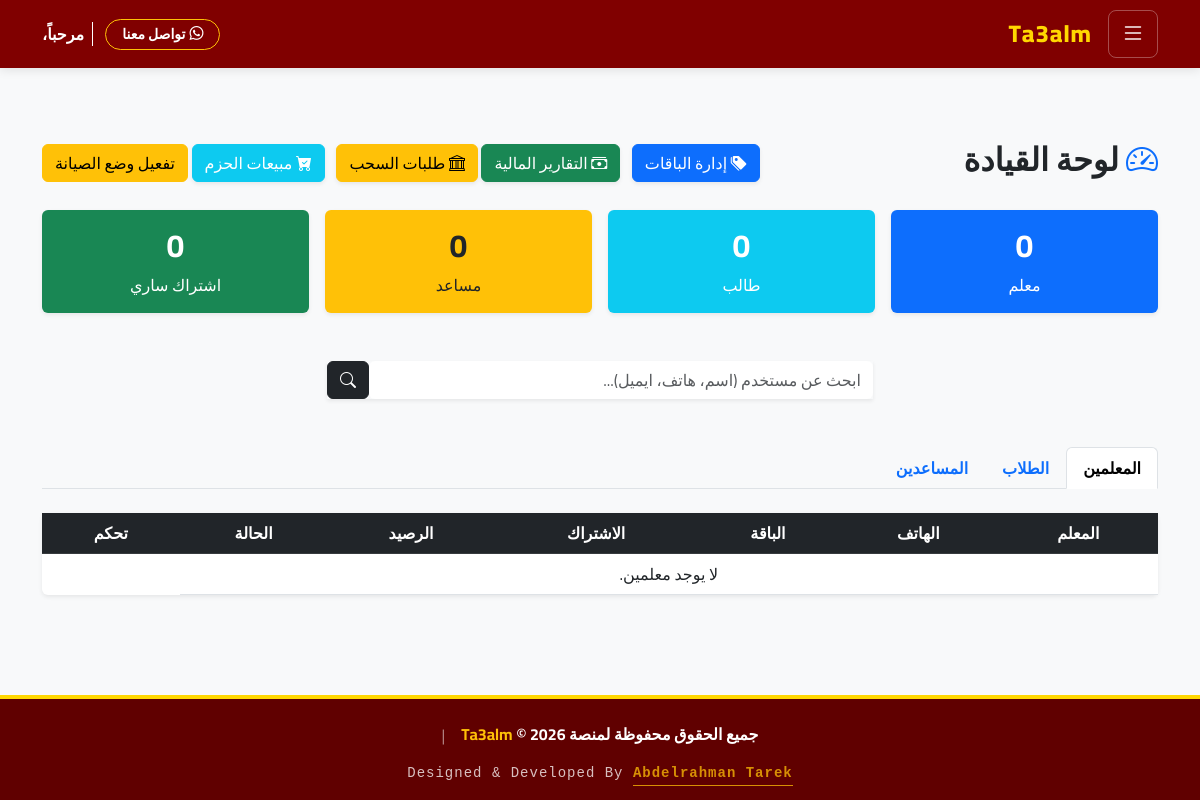
Before: /owner/dashboard/ (signed in) with the older database file.
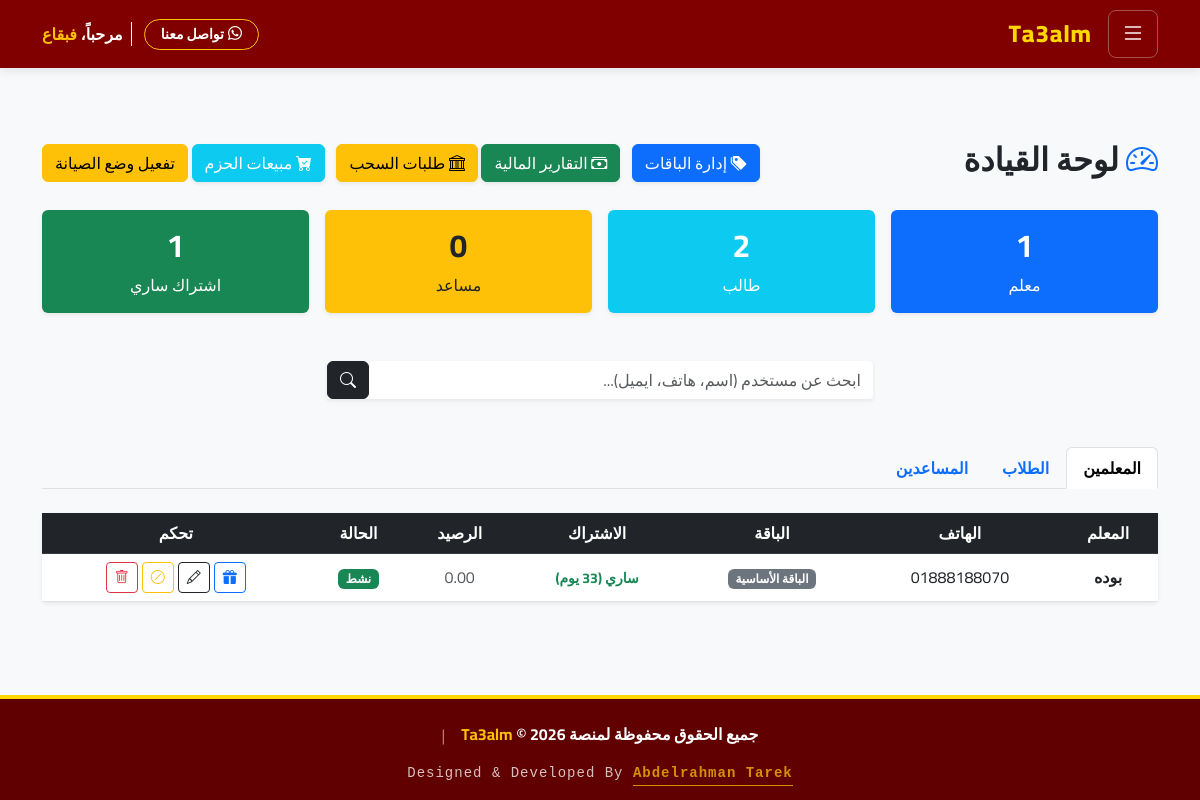
After: the same page with the newer database file.
### accounts/models.py (models this page shows, shortened)
class User(AbstractUser):
    role = models.CharField(max_length=20, choices=ROLE_CHOICES, default='student', verbose_name=_('نوع المستخدم'))
    phone = models.CharField(max_length=15, blank=True, null=True, verbose_name=_('رقم الهاتف'))
    national_id = models.CharField(max_length=14, blank=True, null=True, unique=True, verbose_name=_('الرقم القومي'))
    custom_id = models.CharField(max_length=10, blank=True, null=True, unique=True, verbose_name=_('كود المستخدم'))
    is_banned = models.BooleanField(default=False, verbose_name=_('محظور'))

### teachers/models.py (models this page shows, shortened)
class TeacherProfile(models.Model):
    user = models.OneToOneField(settings.AUTH_USER_MODEL, on_delete=models.CASCADE, related_name='teacher_profile')
    bio = models.TextField(blank=True, verbose_name=_('نبذة عن المعلم'))
    subject = models.ForeignKey(Subject, on_delete=models.SET_NULL, null=True, verbose_name="المادة")
    image = models.ImageField(upload_to='teachers/', blank=True, null=True, verbose_name=_('صورة المعلم'))
    subscription_end_date = models.DateTimeField(null=True, blank=True, verbose_name=_('تاريخ انتهاء الاشتراك'))
    is_trial_used = models.BooleanField(default=False, verbose_name=_('هل استهلك الشهر المجاني؟'))
    current_plan = models.ForeignKey(SubscriptionPlan, on_delete=models.SET_NULL, null=True, blank=True, verbose_name=_("الباقة الحالية"))
    def has_active_subscription(self):
        if not self.subscription_end_date: return False
        return self.subscription_end_date > timezone.now()
    def days_remaining(self):
        if not self.subscription_end_date: return 0
        return max((self.subscription_end_date - timezone.now()).days, 0)

class SubscriptionPlan(models.Model):
    name = models.CharField(max_length=100, verbose_name=_("اسم الباقة"))
    price = models.PositiveIntegerField(verbose_name=_("السعر (EGP)"))
    student_limit = models.PositiveIntegerField(verbose_name=_("حد الطلاب الأقصى"))
    description = models.TextField(blank=True, verbose_name=_("وصف الباقة"))
    student_limit = models.PositiveIntegerField(default=1000, verbose_name=_("حد الطلاب"))
    group_limit = models.PositiveIntegerField(default=5, verbose_name=_("حد المجموعات"))
    assistant_limit = models.PositiveIntegerField(default=2, verbose_name=_("حد المساعدين"))
    allow_online_packages = models.BooleanField(default=False, verbose_name=_("مسموح بالحزم الأونلاين"))
    allow_question_images = models.BooleanField(default=False, verbose_name=_("مسموح بصور الأسئلة"))
    is_default = models.BooleanField(default=False, verbose_name=_("باقة افتراضية (مجانية)"))

### core/views.py (the view, shortened to what this page needs)
# urls.py: path('owner/dashboard/', views.owner_dashboard, name='owner_dashboard'),
@login_required
def owner_dashboard(request):
    from .models import SiteSetting
    settings = SiteSetting.load()
    if request.method == 'POST' and request.POST.get('action') == 'toggle_maintenance':
        settings.is_maintenance_mode = not settings.is_maintenance_mode
        settings.save()
        status = "تفعيل" if settings.is_maintenance_mode else "إلغاء"
        messages.warning(request, f"تم {status} وضع الصيانة.")
    from django.utils import timezone
    from datetime import timedelta
    if not request.user.is_superuser:
        return redirect('home')
    total_teachers = TeacherProfile.objects.count()
    total_students = StudentProfile.objects.count()
    total_assistants = AssistantProfile.objects.count() # <--- جديد
    active_teachers_count = len([t for t in TeacherProfile.objects.all() if t.has_active_subscription()])
    all_plans = SubscriptionPlan.objects.all()
    teachers = TeacherProfile.objects.select_related('user').all().order_by('-id')
    students = StudentProfile.objects.select_related('user').all().order_by('-id')
    assistants = AssistantProfile.objects.select_related('user').all().order_by('-id')
    query = request.GET.get('q')
    teachers = TeacherProfile.objects.select_related('user').all().order_by('-id')
    students = StudentProfile.objects.select_related('user').all().order_by('-id')
    assistants = AssistantProfile.objects.select_related('user').all().order_by('-id')
    context = {
        'total_teachers': total_teachers,
        'total_students': total_students,
        'total_assistants':total_assistants,
        'active_teachers_count': active_teachers_count,
        'teachers': teachers,
        'students': students,
        'assistants': assistants,
        'query': query,
        'all_plans': all_plans,
        'site_settings':settings,
    }
    return render(request, 'core/owner_dashboard.html', context)

### core/context_processors.py (called while the page is built)
def notifications(request):
    if request.user.is_authenticated:
        notifs = Notification.objects.filter(recipient=request.user)[:5]
        unread_count = Notification.objects.filter(recipient=request.user, is_read=False).count()
        return {'notifications': notifs, 'unread_count': unread_count}
    return {}

### core/models.py (called while the page is built)
    @classmethod
    def load(cls):
        obj, created = cls.objects.get_or_create(pk=1)
        return obj

### templates/core/owner_dashboard.html (shortened to what the changed rows need)
{% extends 'base.html' %}
{% load i18n %}
{% block content %}
<div class="container py-5">
    <div class="d-flex justify-content-between align-items-center mb-4">
        <h2 class="fw-bold"><i class="bi bi-speedometer2 text-primary"></i> {% trans "لوحة القيادة" %}</h2>
    </div>
    <div class="row g-3 mb-5">
        <div class="col-md-3">
            <div class="card bg-primary text-white border-0 shadow-sm h-100">
                <div class="card-body text-center">
                    <h2 class="fw-bold">{{ total_teachers }}</h2>
                    <p class="mb-0">{% trans "معلم" %}</p>
                </div>
            </div>
        </div>
        <div class="col-md-3">
            <div class="card bg-info text-white border-0 shadow-sm h-100">
                <div class="card-body text-center">
                    <h2 class="fw-bold">{{ total_students }}</h2>
                    <p class="mb-0">{% trans "طالب" %}</p>
                </div>
            </div>
        </div>
        <div class="col-md-3">
            <div class="card bg-warning text-dark border-0 shadow-sm h-100">
                <div class="card-body text-center">
                    <h2 class="fw-bold">{{ total_assistants }}</h2>
                </div>
            </div>
        </div>
        <div class="col-md-3">
            <div class="card bg-success text-white border-0 shadow-sm h-100">
                <div class="card-body text-center">
                    <h2 class="fw-bold">{{ active_teachers_count }}</h2>
                    <p class="mb-0">{% trans "اشتراك ساري" %}</p>
                </div>
            </div>
        </div>
    </div>
    <div class="tab-content" id="myTabContent">
        <div class="tab-pane fade show active" id="teachers">
            <div class="card shadow-sm border-0">
                <div class="table-responsive">
                    <table class="table table-hover align-middle text-center mb-0">
                        <thead class="table-dark">
                            <tr>
                                <th>{% trans "المعلم" %}</th>
                                <th>{% trans "الهاتف" %}</th>
                                <th>{% trans "الباقة" %}</th>
                                <th>{% trans "الاشتراك" %}</th>
                                <th>{% trans "الرصيد" %}</th>
                                <th>{% trans "الحالة" %}</th>
                                <th>{% trans "تحكم" %}</th>
                            </tr>
                        </thead>
                        <tbody>
                            {% for t in teachers %}
                            <tr class="{% if t.user.is_banned %}table-danger{% endif %}">
                                <td class="fw-bold">{{ t.user.first_name }} {{ t.user.last_name }}</td>
                                <td>{{ t.user.phone }}</td>
                                <td><span class="badge bg-secondary">{{ t.current_plan.name|default:"-" }}</span></td>
                                <td>
                                    {% if t.has_active_subscription %}
                                        <span class="text-success fw-bold small">
                                        </span>
                                    {% else %}
                                        <span class="text-danger fw-bold small">{% trans "منتهي" %}</span>
                                    {% endif %}
                                </td>
                                <td>
                                    {% if t.wallet %}
                                        <span class="text-success fw-bold">{{ t.wallet.balance }} EGP</span>
                                    {% else %}
                                        <span class="text-muted">0.00</span>
                                    {% endif %}
                                </td>
                                <td>
                                    {% if t.user.is_banned %}<span class="badge bg-danger">{% trans "محظور" %}</span>{% else %}<span class="badge bg-success">{% trans "نشط" %}</span>{% endif %}
                                </td>
                                <td>
                                    <div class="d-flex justify-content-center gap-1">
                                        <button class="btn btn-sm btn-outline-primary" data-bs-toggle="modal" data-bs-target="#renewModal{{ t.user.id }}" title="{% trans 'تجديد مجاني' %}">
                                            <i class="bi bi-gift-fill"></i>
                                        </button>
                                        <a href="{% url 'owner_edit_user' t.user.id %}" class="btn btn-sm btn-outline-dark" title="{% trans 'تعديل' %}"><i class="bi bi-pencil"></i></a>
                                        <form method="POST">
                                            {% if t.user.is_banned %}
                                                <input type="hidden" name="action" value="unban">
                                                <button class="btn btn-sm btn-outline-success"><i class="bi bi-unlock"></i></button>
                                            {% else %}
                                                <button class="btn btn-sm btn-outline-warning"><i class="bi bi-slash-circle"></i></button>
                                            {% endif %}
                                        </form>
                                        <form method="POST">
                                            <button class="btn btn-sm btn-outline-danger" onclick="return confirm('{% trans "حذف نهائي؟" %}')"><i class="bi bi-trash"></i></button>
                                        </form>
                                    </div>
                                </td>
                            </tr>
                            {% empty %}<tr><td colspan="6">{% trans "لا يوجد معلمين." %}</td></tr>{% endfor %}
                        </tbody>
                    </table>
                </div>
            </div>
        </div>
    </div>
</div>
{% endblock %}

### templates/base.html (shortened to what this page needs)
{% load static %}
{% load i18n %}
{% get_current_language as LANGUAGE_CODE %}
<!DOCTYPE html>
<html lang="{{ LANGUAGE_CODE }}" dir="{% if LANGUAGE_CODE == 'ar' %}rtl{% else %}ltr{% endif %}">
<head>
    {% if LANGUAGE_CODE == 'ar' %}
        <link rel="stylesheet" href="https://cdn.jsdelivr.net/npm/bootstrap@5.3.0/dist/css/bootstrap.rtl.min.css">
    {% else %}
        <link rel="stylesheet" href="https://cdn.jsdelivr.net/npm/bootstrap@5.3.0/dist/css/bootstrap.min.css">
        <link href="https://fonts.googleapis.com/css2?family=Roboto:wght@400;500;700;900&display=swap" rel="stylesheet">
        <style>body { font-family: 'Roboto', sans-serif; }</style>
    {% endif %}
    <link rel="stylesheet" href="https://cdn.jsdelivr.net/npm/bootstrap-icons@1.11.3/font/bootstrap-icons.min.css">
</head>
<body>
    <nav class="top-navbar sticky-top">
        <div class="container d-flex justify-content-between align-items-center">
            <div class="d-flex align-items-center gap-3">
                <button class="btn menu-btn" type="button" data-bs-toggle="offcanvas" data-bs-target="#sidebarMenu">
                    <i class="bi bi-list fs-4"></i>
                </button>
                <a href="{% url 'home' %}" class="brand-logo">Ta3alm</a>
            </div>
            <div class="d-flex align-items-center gap-2">
                <a href="https://wa.me/+201507200894" target="_blank" class="btn btn-sm btn-outline-warning text-white fw-bold d-flex align-items-center rounded-pill px-3 mobile-small-text nowrap-text">
                    <i class="bi bi-whatsapp me-1"></i>
                    <span>{% trans "تواصل معنا" %}</span>
                </a>
                {% if user.is_authenticated %}
                    <div class="text-white d-none d-sm-block fw-bold border-start border-white ps-2 ms-1 mobile-small-text nowrap-text">
                        {% trans "مرحباً،" %} <span class="text-warning">{{ user.first_name }}</span>
                    </div>
                {% endif %}
            </div>
        </div>
    </nav>
    <main class="py-4">
        {% block content %}{% endblock %}
    </main>
    <footer class="text-white pt-4 pb-3" style="background-color: #600000; border-top: 4px solid #FFD700;">
        <div class="container text-center">
            <div class="row justify-content-center align-items-center mb-3">
                <div class="col-lg-10">
                    <div class="d-flex flex-column flex-md-row justify-content-center align-items-center gap-3">
                        <h6 class="mb-0 fw-bold">
                            {% trans "جميع الحقوق محفوظة لمنصة" %} <span class="text-warning">Ta3alm</span> &copy; {% now "Y" %}
                        </h6>
                        <span class="d-none d-md-block text-white-50">|</span>
                    </div>
                </div>
            </div>
            <div class="row">
                <div class="col-12">
                    <p class="small mb-0 opacity-75 code-font">
                        Designed & Developed By
                        <a href="https://man9000442-hub.github.io/Eng-Abdelrahman-prot/" target="_blank" class="text-warning fw-bold text-decoration-none border-bottom border-warning pb-1">
                            Abdelrahman Tarek
                        </a>
                    </p>
                </div>
            </div>
        </div>
    </footer>
</body>
</html>

Changed rows visible on the page:
now on this page (row edited): User: first_name "فبقاع"
added TeacherProfile: user.first_name "بوده", user.phone "01888188070", current_plan.name "الباقة الأساسية", shows "0.00"
Other visible differences:
{{ total_teachers }}: "0" → "1"
{{ total_students }}: "0" → "2"
{{ active_teachers_count }}: "0" → "1"
text no longer shown: "لا يوجد معلمين."
